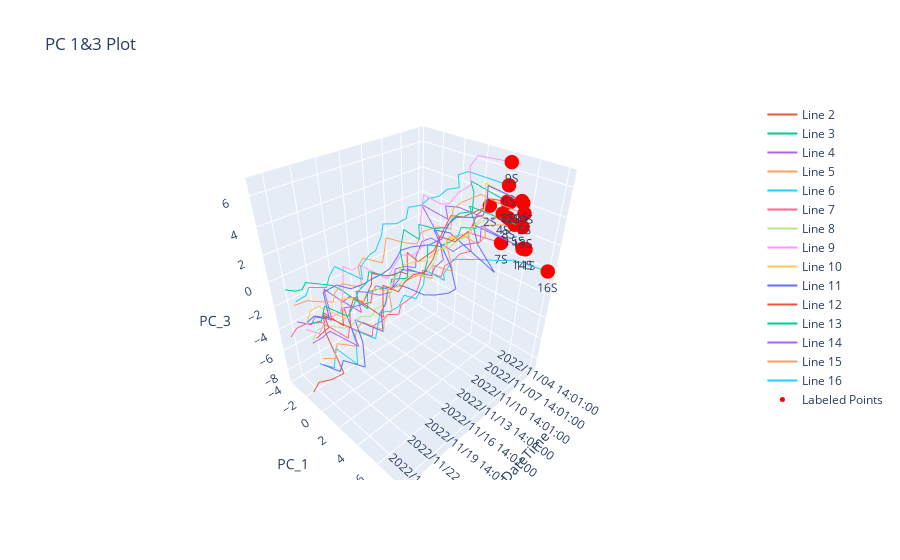

The code cell stored with this chart in its notebook:
### Markdown cell above
# Mean with PC 1 & 3 Graph

### Code cell
# plotting mean, pc 1 and 3
fig = px.line_3d(curves_df_13[0], x='DateTime', y='PC_1', z='PC_3', title='PC 1&3 Plot')

for i in range(1, len(curves_df_13)):
    # Create additional line traces
    line_num = i + 1
    line_trace_n = go.Scatter3d(
        x=curves_df_13[i]['DateTime'].to_numpy(),
        y=curves_df_13[i]['PC_1'].to_numpy(),
        z=curves_df_13[i]['PC_3'].to_numpy(),
        mode='lines',
        name='Line {}'.format(line_num)
    )
    fig.add_trace(line_trace_n)


# Define the coordinates and labels for the points you want to label
point_x = []
point_y = []
point_z = []
for curve in curves_df_13:
    point_x.append(curve.at[0, 'DateTime'])
    point_y.append(curve.at[0, 'PC_1'])
    point_z.append(curve.at[0, 'PC_3'])

point_labels = ['1S', '2S', '3S', '4S', '5S', '6S', '7S', '8S', '9S', '10S',  '11S', '12S', '13S', '14S', '15S', '16S']

# Create a scatter trace with text annotations for the labeled points
scatter_trace = go.Scatter3d(
    x=point_x,
    y=point_y,
    z=point_z,
    mode='markers+text',
    marker=dict(
        size=5,
        color='red',
    ),
    text=point_labels,
    textposition='bottom center',
    name='Labeled Points'
)

# Add the scatter trace to the figure
fig.add_trace(scatter_trace)

# fig.write_html('downloads/PC13_plot.html')
fig
